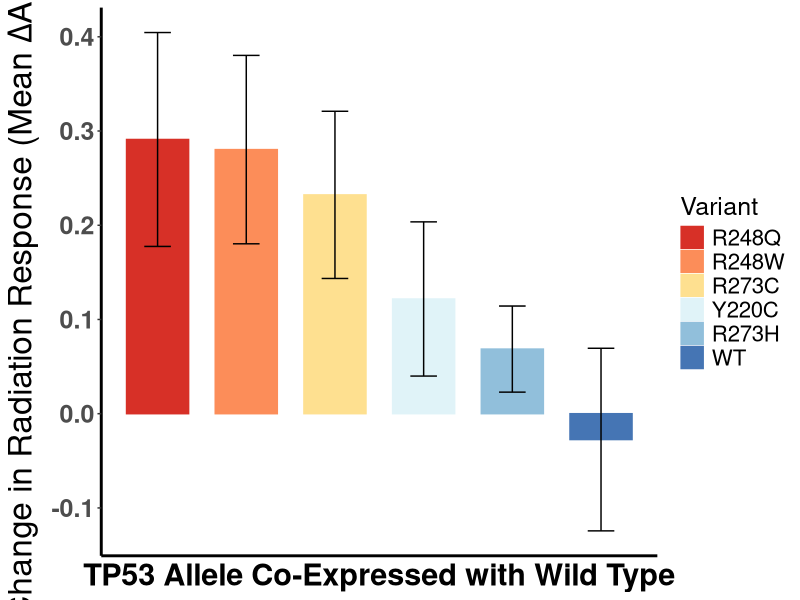
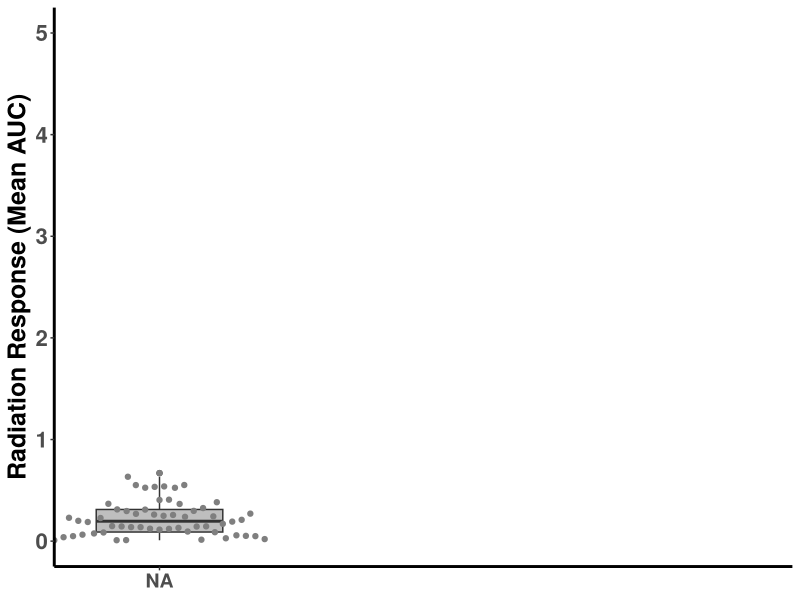
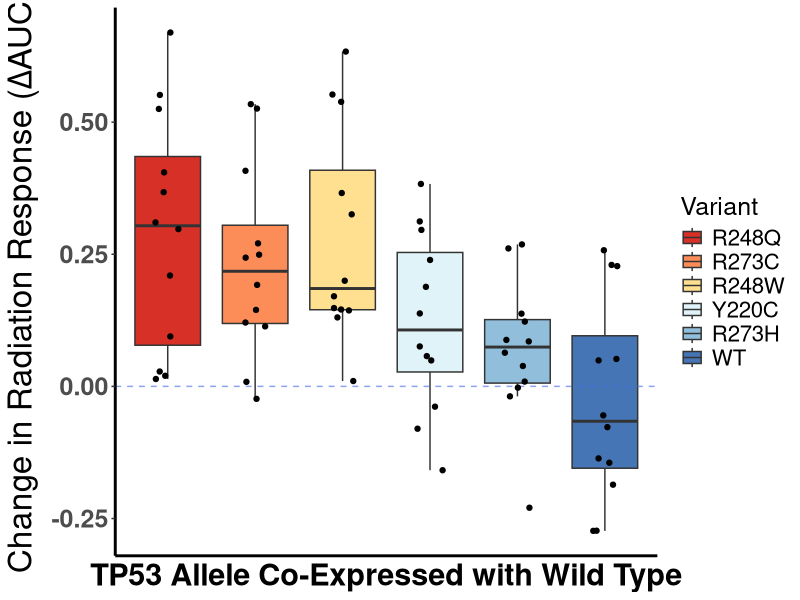

R code for these plots, in order: (Note: this script raises an error after producing the figures.)
#Load packages
library(readxl)
library(openxlsx)
library(RColorBrewer)
library(tidyverse)
library(reshape2)
library(ggbeeswarm)

#Set the working directory
setwd("/Users/pettya/Desktop/R Analysis")



#Waterfall plot of Log2 AUC/mCherry for JHUEM1 and JHUEM2 (Figure 3B)
##Read in excel file with JHUEM1 and JHUEM2 variant Log2 AUC/mCherry data in long format
JHLog <- read_xlsx("JHUEM1, 2 NTC + variants, Log2 AUC data, 11-30-21.xlsx", 1)

##Pivot data table and aggregrate with mean Log2 AUC/mCherry of each variant for each cell line
JHLog <- melt(JHLog, id= c('Cell', 'Variant'))
JHLog <- dcast(JHLog, Cell ~ Variant, mean)

##Pivot data again to long form  
JHLog <- melt(JHLog, id= c("Cell"))

##Group cell lines by variant and calculate Mean, SD, and SEM
Grouped <- JHLog %>%
  group_by(variable) %>%
  summarise(Mean= mean(value), SD= sd(value)) %>%
  mutate(SEM= SD/(sqrt(4)))


##Order rows by decreasing mean Log2 AUC/mCherry value and number rows from 1-6
JHLogorder <- Grouped[order(Grouped$Mean, decreasing = TRUE),]
x <- 1:nrow(JHLogorder)
names(JHLogorder)[1] <- "Variant"
levels <- JHLogorder$Variant[1:6]

##Convert Variant column to a factor and set order of variants
JHLogorder$Variant <- factor(JHLogorder$Variant, 
                             levels= levels)

##Generate waterfall plot with x axis set as row number
J <- ggplot(JHLogorder, aes(x= x, y= Mean)) + theme_classic() +
  labs(title= NULL, 
       x= "TP53 Allele Co-Expressed with Wild Type", y= expression(paste("Change in Radiation Response (Mean ", Delta, "AUC)"))) +
  theme(axis.ticks.x= element_blank(), axis.text.x = element_blank(), axis.title.x = element_text(size= 22, face= "bold")) +
  theme(axis.text.y = element_text(size= 18, face= "bold"), axis.title.y = element_text(size= 24, face= "bold")) +
  theme(legend.text = element_text(size= 16), legend.title = element_text(size= 18), plot.title = element_text(size= 18), axis.line = element_line(size= 1))

J <- J + geom_bar(aes(fill= Variant, color= Variant), stat = "identity", width= 0.7, 
                  position= position_dodge(width = 0.4)) + scale_fill_brewer(palette = "RdYlBu") +
  scale_color_brewer(palette = "RdYlBu")

J <- J + geom_errorbar(aes(ymin= Mean - SEM, ymax= Mean + SEM), width= 0.3)

##Save waterfall plot as jpeg file
jpeg("JHUEM Mean Waterfall plot, RdYlBu, no annotation.jpeg", width= 1100, height= 1300, units= "px", res= 150)
print(J)

dev.off()

   


#Boxplot and swarmplot for JHUEM1, JHUEM2 AUC data (Figure 2B)
##Read in excel file with JHUEM1 and JHUEM2 variant AUC data in long format
JHLog <- read_xlsx("JHUEM1, 2 NTC + variants, Log2 AUC data, 11-30-21.xlsx", 2)

##Delete Cell Line column and rename new first column
JHLog <- JHLog[,-1]
names(JHLog)[1] <- "KO"

##Pivot table to long form and convert KO column to factor
JHLog <- melt(JHLog, id= c("KO"))
JHLog$KO <- factor(JHLog$KO, levels= c("NTC", "KO 5.1", "KO 6.1"), 
                   labels= c("Control", "5.1", "6.1"))

JSw <- ggplot(JHLog, aes(x= KO, y= value)) + 
  theme_classic() + scale_y_continuous(limits= c(0, 5), breaks= seq(0, 5, 1)) +
  scale_x_discrete(expand= expansion(mult= c(0.25, 1))) + labs(title= NULL, x= NULL, y= "Radiation Response (Mean AUC)") +
  theme(axis.text.y= element_text(face= "bold", size= 16), axis.title.y= element_text(size= 18, face= "bold"), axis.text.x = element_text(face = "bold", size= 14)) +
  theme(legend.position= "none", axis.line = element_line(size= 1))
JSw <- JSw + geom_boxplot(fill= "grey", width= 0.4)
JSw <- JSw + geom_beeswarm(aes(color= KO), priority = "density", cex= 3) + scale_color_manual(values = alpha(c("royalblue", "springgreen4", "firebrick2"), 0.6))

##Annotate with significance stars from Kruskal-Wallis test and Dunn's Multiple Comparisons from Prism
JSw <- JSw + annotate("text", x= 2, y= 6, label= "***", size= 8, colour= "brown") + 
  theme(panel.grid.minor.y = element_blank())
JSw <- JSw + annotate("text", x= 3, y= 6, label= "**", size= 8, colour= "brown") + 
  theme(panel.grid.minor.y = element_blank())

##Save plot as jpeg file
jpeg("JHUEM AUC boxplot swarm.jpeg", width= 1000, height= 720, units= "px", res= 150)
print(JSw)

dev.off()



#Waterfall plot for Figure 2B with boxplots
JHLog <- read_xlsx("JHUEM1, 2 NTC + variants, Log2 AUC data, 11-30-21.xlsx", 1)
JHLog <- JHLog[,-1]
##Pivot data table and aggregrate with mean Log2 AUC/mCherry of each variant for each cell line
JHLog <- melt(JHLog, id= c('Variant'))

##Group cell lines by variant and calculate Median, SD, and SEM
Grouped <- JHLog %>%
  group_by(Variant) %>%
  summarise(Median= median(value), SD= sd(value)) %>%
  mutate(SEM= SD/(sqrt(4)))


Grouped <- Grouped[order(Grouped$Median, decreasing = TRUE),]
levels <- Grouped$Variant[1:6]

##Convert Variant column to a factor and set order of variants
JHLog$Variant <- factor(JHLog$Variant, 
                             levels= levels)

J <- ggplot(JHLog, aes(x= Variant, y= value)) + theme_classic() +
  labs(title= NULL, 
       x= "TP53 Allele Co-Expressed with Wild Type", y= expression(paste("Change in Radiation Response (", Delta, "AUC)"))) +
  theme(axis.ticks.x= element_blank(), axis.text.x = element_blank(), axis.title.x = element_text(size= 22, face= "bold")) +
  theme(axis.text.y = element_text(size= 18, face= "bold"), axis.title.y = element_text(size= 24, face= "bold")) +
  theme(legend.text = element_text(size= 16), legend.title = element_text(size= 18), plot.title = element_text(size= 18), axis.line = element_line(size= 1))

J <- J + geom_boxplot(aes(fill= Variant), outliers= FALSE) + 
  scale_fill_brewer(palette = "RdYlBu") +
  scale_color_brewer(palette = "RdYlBu") + 
  geom_hline(colour= alpha("royalblue", 0.6), linetype= "dashed", yintercept = 0.00) +
  geom_jitter(stat= "identity", width= 0.15)

jpeg("JHUEM Boxplot Waterfall, RdYlBu.jpeg", width= 1100, height= 1300, units= "px", res= 150)
print(J)

dev.off()




#Boxplots for JHUEM2 Figure 1E
JHLog <- read_xlsx("JHUEM1, 2 NTC + variants, Log2 AUC data, 11-30-21.xlsx", 3)

##Pivot data table and aggregrate with mean Log2 AUC/mCherry of each variant for each cell line
JHLog <- JHLog[,-1]
names(JHLog)[1] <- "KO"

##Pivot table to long form and convert KO column to factor
JHLog <- melt(JHLog, id= c("KO"))
JHLog$KO <- factor(JHLog$KO, levels= c("NTC", "KO 5.1", "KO 6.1"), 
                   labels= c("Control", "5.1", "6.1"))

JSw <- ggplot(JHLog, aes(x= KO, y= value)) + 
  theme_classic() + scale_y_continuous(limits= c(-1, 0.4), breaks= seq(-1, 0.4, 0.5)) +
  scale_x_discrete(expand= expansion(mult= c(0.25, 1))) + labs(title= "JHUEM-2", x= NULL, y= "Log2 (WT Addback/mCherry)") +
  theme(axis.text.y= element_text(face= "bold", size= 16), axis.title.y= element_text(size= 18, face= "bold"), axis.text.x = element_text(face = "bold", size= 14), plot.title = element_text(size= 18, hjust= 0.5)) +
  theme(legend.position= "none", axis.line = element_line(size= 1))
JSw <- JSw + geom_boxplot(fill= "grey", width= 0.4)
JSw <- JSw + geom_beeswarm(aes(color= KO), priority = "density", cex= 3) + scale_color_manual(values = alpha(c("royalblue", "springgreen4", "firebrick2"), 0.6))
JSw <- JSw + geom_hline(linetype= "dashed", yintercept = 0.00) 



jpeg("Figure 1E JHUEM2 Boxplot.jpeg", width= 1100, height= 1300, units= "px", res= 150)
print(JSw)

dev.off()



JHLog <- read_xlsx("JHUEM1, 2 NTC + variants, Log2 AUC data, 11-30-21.xlsx", 5)

##Pivot data table and aggregrate with mean Log2 AUC/mCherry of each variant for each cell line
JHLog <- JHLog[,-1]
names(JHLog)[1] <- "KO"

##Pivot table to long form and convert KO column to factor
JHLog <- melt(JHLog, id= c("KO"))
JHLog$KO <-factor(JHLog$KO, levels= c("NTC", "KO 5.1C", "KO 5.1E", "KO 6.1B", "KO 6.1C"), 
       labels= c("Control", "5.1C", "5.1E", "6.1B", "6.1C"))

JSw <- ggplot(JHLog, aes(x= KO, y= value)) + 
  theme_classic() + scale_y_continuous(limits= c(-1, 0.2), breaks= seq(-1, 0.2, 0.5)) +
  labs(title= "JHUEM-2", x= NULL, y= "Log2 (WT Addback/mCherry)") +
  theme(axis.text.y= element_text(face= "bold", size= 16), axis.title.y= element_text(size= 18, face= "bold"), axis.text.x = element_text(face = "bold", size= 14), plot.title = element_text(size= 18, hjust= 0.5)) +
  theme(legend.position= "none", axis.line = element_line(size= 1)) 
JSw <- JSw + geom_boxplot(fill= "grey", width= 0.4)
JSw <- JSw + geom_beeswarm(aes(color= KO), priority = "density", cex= 3) + scale_color_manual(values = alpha(c("royalblue", "springgreen4","springgreen4", "firebrick2", "firebrick2"), 0.6))
JSw <- JSw + geom_hline(linetype= "dashed", yintercept = 0.00)

jpeg("JHUEM2 Boxplot, separate.jpeg", width= 1100, height= 1300, units= "px", res= 150)
print(JSw)

dev.off()


#Boxplots for JHUEM1 Figure 1E
JHLog <- read_xlsx("JHUEM1, 2 NTC + variants, Log2 AUC data, 11-30-21.xlsx", 4)

##Pivot data table and aggregrate with mean Log2 AUC/mCherry of each variant for each cell line
JHLog <- JHLog[,-1]
names(JHLog)[1] <- "KO"

##Pivot table to long form and convert KO column to factor
JHLog <- melt(JHLog, id= c("KO"))
JHLog$KO <- factor(JHLog$KO, levels= c("NTC", "KO 5.1", "KO 6.1"), 
                   labels= c("Control", "5.1", "6.1"))

JSw <- ggplot(JHLog, aes(x= KO, y= value)) + 
  theme_classic() + scale_y_continuous(limits= c(-1, 0.4), breaks= seq(-1, 0.4, 0.5)) +
  scale_x_discrete(expand= expansion(mult= c(0.25, 1))) + labs(title= "JHUEM-1", x= NULL, y= "Log2 (WT Addback/mCherry)") +
  theme(axis.text.y= element_text(face= "bold", size= 16), axis.title.y= element_text(size= 18, face= "bold"), axis.text.x = element_text(face = "bold", size= 14), plot.title = element_text(size= 18, hjust= 0.5)) +
  theme(legend.position= "none", axis.line = element_line(size= 1))
JSw <- JSw + geom_boxplot(fill= "grey", width= 0.4)
JSw <- JSw + geom_beeswarm(aes(color= KO), priority = "density", cex= 3) + scale_color_manual(values = alpha(c("royalblue", "springgreen4", "firebrick2"), 0.6))
JSw <- JSw + geom_hline(linetype= "dashed", yintercept = 0.00) 



jpeg("Figure 1E JHUEM1 Boxplot.jpeg", width= 1100, height= 1300, units= "px", res= 150)
print(JSw)

dev.off()



#Boxplots for JHUEM1 Figure 1E
JHLog <- read_xlsx("JHUEM1, 2 NTC + variants, Log2 AUC data, 11-30-21.xlsx", 6)

##Pivot data table and aggregrate with mean Log2 AUC/mCherry of each variant for each cell line
JHLog <- JHLog[,-1]
names(JHLog)[1] <- "KO"

##Pivot table to long form and convert KO column to factor
JHLog <- melt(JHLog, id= c("KO"))
JHLog$KO <-factor(JHLog$KO, levels= c("NTC", "KO 5.1C", "KO 5.1L", "KO 6.1J", "KO 6.1L"), 
                  labels= c("Control", "5.1C", "5.1L", "6.1J", "6.1L"))

JSw <- ggplot(JHLog, aes(x= KO, y= value)) + 
  theme_classic() + scale_y_continuous(limits= c(-1, 0.4), breaks= seq(-1, 0.4, 0.5)) +
  labs(title= "JHUEM-1", x= NULL, y= "Log2 (WT Addback/mCherry)") +
  theme(axis.text.y= element_text(face= "bold", size= 16), axis.title.y= element_text(size= 18, face= "bold"), axis.text.x = element_text(face = "bold", size= 14), plot.title = element_text(size= 18, hjust= 0.5)) +
  theme(legend.position= "none", axis.line = element_line(size= 1))
JSw <- JSw + geom_boxplot(fill= "grey", width= 0.4)
JSw <- JSw + geom_beeswarm(aes(color= KO), priority = "density", cex= 3) + scale_color_manual(values = alpha(c("royalblue", "springgreen4","springgreen4", "firebrick2", "firebrick2"), 0.6))
JSw <- JSw + geom_hline(linetype= "dashed", yintercept = 0.00)

jpeg("JHUEM1 Boxplot, separate.jpeg", width= 1100, height= 1300, units= "px", res= 150)
print(JSw)

dev.off()













